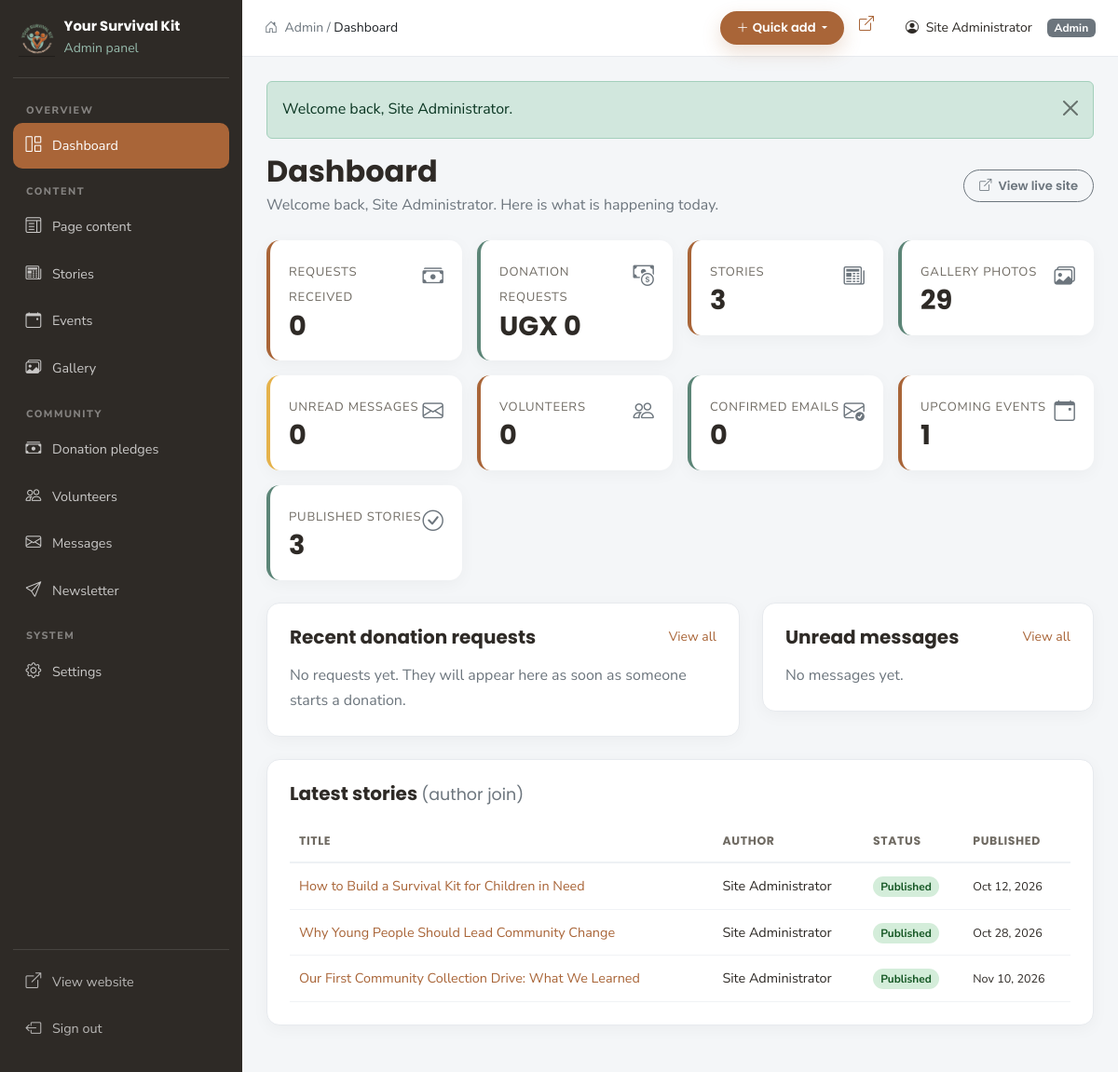
/admin/index.php (signed in), run on the app's committed database.
### tables this page shows
CREATE TABLE IF NOT EXISTS news (
  id            INT UNSIGNED AUTO_INCREMENT PRIMARY KEY,
  title         VARCHAR(220) NOT NULL,
  slug          VARCHAR(240) NOT NULL UNIQUE,
  category      VARCHAR(80) NOT NULL DEFAULT 'News',
  excerpt       TEXT,
  content       LONGTEXT,
  image         VARCHAR(255),
  author_id     INT UNSIGNED DEFAULT NULL,
  status        ENUM('draft','published') NOT NULL DEFAULT 'draft',
  views         INT NOT NULL DEFAULT 0,
  published_at  DATETIME DEFAULT NULL,
  created_at    TIMESTAMP NOT NULL DEFAULT CURRENT_TIMESTAMP,
  updated_at    TIMESTAMP NOT NULL DEFAULT CURRENT_TIMESTAMP ON UPDATE CURRENT_TIMESTAMP,
  KEY idx_status (status),
  KEY idx_published (published_at),
  CONSTRAINT fk_news_author FOREIGN KEY (author_id) REFERENCES admin_users(id) ON DELETE SET NULL
);

### includes/config.php (called while the page is built, shortened)
<?php
function url(string $path = ''): string
{
    return BASE_URL . ltrim($path, '/');
}
function asset(string $path): string
{
    return url('assets/' . ltrim($path, '/'));
}

### includes/auth.php (called while the page is built, shortened)
<?php
require_once __DIR__ . '/functions.php';
function current_admin(): array
{
    global $pdo;
    $stmt = $pdo->prepare('SELECT id, name, email, role FROM admin_users WHERE id = ? LIMIT 1');
    $stmt->execute([$_SESSION['admin_id'] ?? 0]);
    $admin = $stmt->fetch() ?: ['id' => 0, 'name' => 'Administrator', 'email' => '', 'role' => 'admin'];
    return $admin;
}

### admin/index.php (the view)
<?php
$adminActive = '';
$pageTitle   = 'Dashboard';
require_once __DIR__ . '/includes/header.php';
$counts = [
  'news'        => $pdo->query('SELECT COUNT(*) FROM news')->fetchColumn(),
  'gallery'     => $pdo->query('SELECT COUNT(*) FROM gallery')->fetchColumn(),
  'donations'   => $pdo->query('SELECT COUNT(*) FROM donations')->fetchColumn(),
  'raised'      => $pdo->query('SELECT COALESCE(SUM(amount),0) FROM donations WHERE status != "cancelled"')->fetchColumn(),
  'unread'      => $pdo->query('SELECT COUNT(*) FROM messages WHERE is_read = 0')->fetchColumn(),
  'volunteers'  => $pdo->query('SELECT COUNT(*) FROM volunteers')->fetchColumn(),
  'subscribers' => $pdo->query('SELECT COUNT(*) FROM subscribers')->fetchColumn(),
  'verified'    => $pdo->query('SELECT COUNT(*) FROM subscribers WHERE verified_at IS NOT NULL AND unsubscribed_at IS NULL')->fetchColumn(),
  'events'      => $pdo->query('SELECT COUNT(*) FROM events WHERE status = "published" AND event_date >= CURDATE()')->fetchColumn(),
];
$recentNews = $pdo->query(
    'SELECT n.id, n.title, n.status, n.published_at, a.name AS author_name
     FROM news n LEFT JOIN admin_users a ON a.id = n.author_id
     ORDER BY n.created_at DESC LIMIT 5'
)->fetchAll();
$recentDonations = $pdo->query('SELECT * FROM donations ORDER BY created_at DESC LIMIT 6')->fetchAll();
$recentMessages  = $pdo->query('SELECT * FROM messages ORDER BY created_at DESC LIMIT 5')->fetchAll();
?>
<div class="d-flex flex-wrap justify-content-between align-items-center mb-4 gap-2">
  <div>
    <h2 class="mb-1">Dashboard</h2>
    <p class="text-secondary mb-0">Welcome back, <?= e($admin['name']) ?>. Here is what is happening today.</p>
  </div>
  <a href="<?= e(url()) ?>" target="_blank" class="btn btn-outline-secondary btn-sm"><i class="bi bi-box-arrow-up-right me-1"></i> View live site</a>
</div>
<div class="row g-3 mb-4">
  <?php
  $cards = [
    ['Requests received', $counts['donations'], 'bi-cash-stack', ''],
    ['Donation requests', CURRENCY . ' ' . number_format((float) $counts['raised'], 0), 'bi-cash-coin', 'green'],
    ['Stories', $counts['news'], 'bi-newspaper', ''],
    ['Gallery photos', $counts['gallery'], 'bi-images', 'green'],
    ['Unread messages', $counts['unread'], 'bi-envelope', 'gold'],
    ['Volunteers', $counts['volunteers'], 'bi-people', ''],
    ['Confirmed emails', $counts['verified'], 'bi-envelope-check', 'green'],
    ['Upcoming events', $counts['events'], 'bi-calendar-event', ''],
    ['Published stories', $pdo->query('SELECT COUNT(*) FROM news WHERE status="published"')->fetchColumn(), 'bi-check-circle', 'green'],
  ];
  foreach ($cards as $c): ?>
    <div class="col-6 col-lg-3">
      <div class="admin-stat <?= $c[3] ?>">
        <div class="d-flex justify-content-between align-items-start">
          <div><span><?= e($c[0]) ?></span><h3><?= e($c[1]) ?></h3></div>
          <i class="bi <?= $c[2] ?> text-secondary" style="font-size:1.4rem"></i>
        </div>
      </div>
    </div>
  <?php endforeach; ?>
</div>
<div class="row g-4">
  <div class="col-lg-7">
    <div class="admin-card">
      <div class="d-flex justify-content-between align-items-center mb-3">
        <h5 class="mb-0">Recent donation requests</h5>
        <a href="<?= e(url('admin/donations.php')) ?>" class="small">View all</a>
      </div>
      <?php if ($recentDonations): ?>
        <div class="table-responsive">
          <table class="admin-table">
            <thead><tr><th>Donor</th><th>Amount</th><th>Method</th><th>Status</th><th>Date</th></tr></thead>
            <tbody>
              <?php foreach ($recentDonations as $d): ?>
                <tr>
                  <td><strong><?= e($d['donor_name']) ?></strong><br><small class="text-secondary"><?= e($d['email']) ?></small></td>
                  <td><?= e(CURRENCY) ?> <?= e(number_format((float) $d['amount'], 0)) ?></td>
                  <td><?= e(str_replace('_', ' ', $d['method'])) ?></td>
                  <td><span class="status-pill status-<?= e($d['status']) ?>"><?= e(ucfirst($d['status'])) ?></span></td>
                  <td><small><?= e(time_ago($d['created_at'])) ?></small></td>
                </tr>
              <?php endforeach; ?>
            </tbody>
          </table>
        </div>
      <?php else: ?>
        <p class="text-secondary mb-0">No requests yet. They will appear here as soon as someone starts a donation.</p>
      <?php endif; ?>
    </div>
  </div>
  <div class="col-lg-5">
    <div class="admin-card">
      <div class="d-flex justify-content-between align-items-center mb-3">
        <h5 class="mb-0">Unread messages</h5>
        <a href="<?= e(url('admin/messages.php')) ?>" class="small">View all</a>
      </div>
      <?php if ($recentMessages): ?>
        <div class="list-group list-group-flush">
          <?php foreach ($recentMessages as $m): ?>
            <a href="<?= e(url('admin/messages.php?view=' . $m['id'])) ?>" class="list-group-item px-0 border-0 d-flex gap-3 align-items-start">
              <i class="bi <?= $m['is_read'] ? 'bi-envelope-open' : 'bi-envelope-fill text-brown' ?> mt-1"></i>
              <div class="small">
                <strong><?= e($m['name']) ?></strong> — <?= e($m['subject']) ?>
                <div class="text-secondary"><?= e(excerpt($m['message'], 70)) ?> <span class="ms-1"><?= e(time_ago($m['created_at'])) ?></span></div>
              </div>
            </a>
          <?php endforeach; ?>
        </div>
      <?php else: ?>
        <p class="text-secondary mb-0">No messages yet.</p>
      <?php endif; ?>
    </div>
  </div>
</div>
<div class="admin-card">
  <h5 class="mb-3">Latest stories <span class="text-secondary small fw-normal">(author join)</span></h5>
  <div class="table-responsive">
    <table class="admin-table">
      <thead><tr><th>Title</th><th>Author</th><th>Status</th><th>Published</th></tr></thead>
      <tbody>
        <?php foreach ($recentNews as $n): ?>
          <tr>
            <td><a href="<?= e(url('admin/news.php?action=edit&id=' . $n['id'])) ?>"><?= e($n['title']) ?></a></td>
            <td><?= e($n['author_name'] ?? 'Unassigned') ?></td>
            <td><span class="status-pill status-<?= e($n['status']) ?>"><?= e(ucfirst($n['status'])) ?></span></td>
            <td><small><?= e($n['published_at'] ? date('M j, Y', strtotime($n['published_at'])) : '—') ?></small></td>
          </tr>
        <?php endforeach; ?>
      </tbody>
    </table>
  </div>
</div>
<?php require_once __DIR__ . '/includes/footer.php'; ?>

### admin/includes/header.php (shortened to what this page needs)
<?php
require_once dirname(__DIR__) . '/../includes/auth.php';
$admin       = current_admin();
$adminActive = $adminActive ?? '';
$badges = [];
$counts = [
  'donations.php'   => "SELECT COUNT(*) FROM donations WHERE status = 'pending'",
  'volunteers.php'  => "SELECT COUNT(*) FROM volunteers WHERE status = 'new'",
  'messages.php'    => "SELECT COUNT(*) FROM messages WHERE is_read = 0",
  'subscribers.php' => "SELECT COUNT(*) FROM subscribers WHERE verified_at IS NULL AND unsubscribed_at IS NULL",
];
foreach ($counts as $key => $sql) {
    try {
        $badges[$key] = (int) $pdo->query($sql)->fetchColumn();
    } catch (Throwable $e) {
        $badges[$key] = 0;
    }
}
$menu = [
  ['label' => 'Overview', 'items' => [
    ['key' => '',            'icon' => 'bi-grid-1x2',      'label' => 'Dashboard',         'title' => 'Dashboard overview'],
  ]],
  ['label' => 'Content', 'items' => [
    ['key' => 'content.php', 'icon' => 'bi-layout-text-window', 'label' => 'Page content',  'title' => 'Edit headings, text and section photos'],
    ['key' => 'news.php',    'icon' => 'bi-newspaper',     'label' => 'Stories',           'title' => 'Add, edit and delete news stories'],
    ['key' => 'events.php',  'icon' => 'bi-calendar-event','label' => 'Events',            'title' => 'Add, edit, delete and announce events'],
    ['key' => 'gallery.php', 'icon' => 'bi-images',        'label' => 'Gallery',           'title' => 'Add, edit, reorder and publish photos'],
  ]],
  ['label' => 'Community', 'items' => [
    ['key' => 'donations.php',   'icon' => 'bi-cash-stack', 'label' => 'Donation pledges', 'title' => 'Review, confirm and delete donation pledges'],
    ['key' => 'volunteers.php',  'icon' => 'bi-people',     'label' => 'Volunteers',       'title' => 'Review and update volunteer applications'],
    ['key' => 'messages.php',    'icon' => 'bi-envelope',   'label' => 'Messages',         'title' => 'Read, reply to and delete messages'],
    ['key' => 'subscribers.php', 'icon' => 'bi-send',       'label' => 'Newsletter',       'title' => 'Add, verify and remove subscribers'],
  ]],
  ['label' => 'System', 'items' => [
    ['key' => 'settings.php', 'icon' => 'bi-gear', 'label' => 'Settings', 'title' => 'Contact details, email delivery, stats and password'],
  ]],
];
?>
<!doctype html>
<html lang="en">
<head>
  <link href="https://cdn.jsdelivr.net/npm/bootstrap@5.3.3/dist/css/bootstrap.min.css" rel="stylesheet">
  <link href="https://cdn.jsdelivr.net/npm/bootstrap-icons@1.11.3/font/bootstrap-icons.min.css" rel="stylesheet">
  <link href="<?= e(asset('css/style.css') . '?v=20261128b') ?>" rel="stylesheet">
</head>
<body class="admin-body">
<aside class="admin-sidebar" id="adminSidebar" aria-label="Admin menu">
  <div class="brand">
    <img src="<?= e(asset('img/logo.png')) ?>" alt="Logo">
    <div class="flex-grow-1">
      <strong>Your Survival Kit</strong>
      <small style="color:var(--ys-green)">Admin panel</small>
    </div>
  </div>
  <nav class="admin-nav">
    <ul class="nav flex-column">
      <?php foreach ($menu as $group): ?>
        <li class="admin-nav-group"><?= e($group['label']) ?></li>
        <?php foreach ($group['items'] as $item): ?>
          <?php
          $href   = $item['key'] ?: 'index.php';
          $active = ($adminActive === $item['key']) ? ' active' : '';
          ?>
          <li class="nav-item">
            <a class="nav-link<?= $active ?>" href="<?= e(url('admin/' . $href)) ?>" title="<?= e($item['title']) ?>">
              <i class="bi <?= e($item['icon']) ?>"></i>
              <span><?= e($item['label']) ?></span>
            </a>
          </li>
        <?php endforeach; ?>
      <?php endforeach; ?>
    </ul>
  </nav>
  <div class="admin-sidebar-foot">
    <a class="nav-link" href="<?= e(url()) ?>" target="_blank" rel="noopener"><i class="bi bi-box-arrow-up-right"></i> View website</a>
    <a class="nav-link" href="<?= e(url('admin/logout.php')) ?>"><i class="bi bi-box-arrow-left"></i> Sign out</a>
  </div>
</aside>
<div class="admin-main">
  <header class="admin-topbar">
    <div class="d-flex align-items-center min-w-0">
      <span class="text-secondary small admin-breadcrumb">
        <i class="bi bi-house-door me-1"></i> Admin / <span class="text-dark"><?= e($pageTitle ?? 'Dashboard') ?></span>
      </span>
    </div>
    <div class="d-flex align-items-center gap-2 gap-md-3">
      <div class="dropdown">
        <button class="btn btn-ys btn-sm dropdown-toggle" type="button" id="adminQuickAdd"
                data-bs-toggle="dropdown" aria-expanded="false" aria-label="Quick add">
          <i class="bi bi-plus-lg me-md-1"></i><span class="d-none d-md-inline">Quick add</span>
        </button>
      </div>
      <a class="admin-top-icon d-none d-sm-inline" href="<?= e(url()) ?>" target="_blank" rel="noopener" title="View website" aria-label="View website"><i class="bi bi-box-arrow-up-right"></i></a>
      <span class="small admin-user-name"><i class="bi bi-person-circle me-1"></i> <?= e($admin['name']) ?></span>
      <span class="badge bg-secondary admin-role"><?= e(ucfirst($admin['role'])) ?></span>
    </div>
  </header>
  <div class="admin-content">

### data on the page
news: title "How to Build a Survival Kit for Children in Need", author.name "Site Administrator", status "Published", published_at "Oct 12, 2026"
news: title "Why Young People Should Lead Community Change", author.name "Site Administrator", status "Published", published_at "Oct 28, 2026"
news: title "Our First Community Collection Drive: What We Learned", author.name "Site Administrator", status "Published", published_at "Nov 10, 2026"

### other printed values
$group['label'] "OVERVIEW"
$item['label'] "Dashboard"
$group['label'] "CONTENT"
$item['label'] "Page content"
$item['label'] "Stories"
$item['label'] "Events"
$item['label'] "Gallery"
$group['label'] "COMMUNITY"
$item['label'] "Donation pledges"
$item['label'] "Volunteers"
$item['label'] "Messages"
$item['label'] "Newsletter"
$group['label'] "SYSTEM"
$item['label'] "Settings"
$pageTitle "Dashboard"
